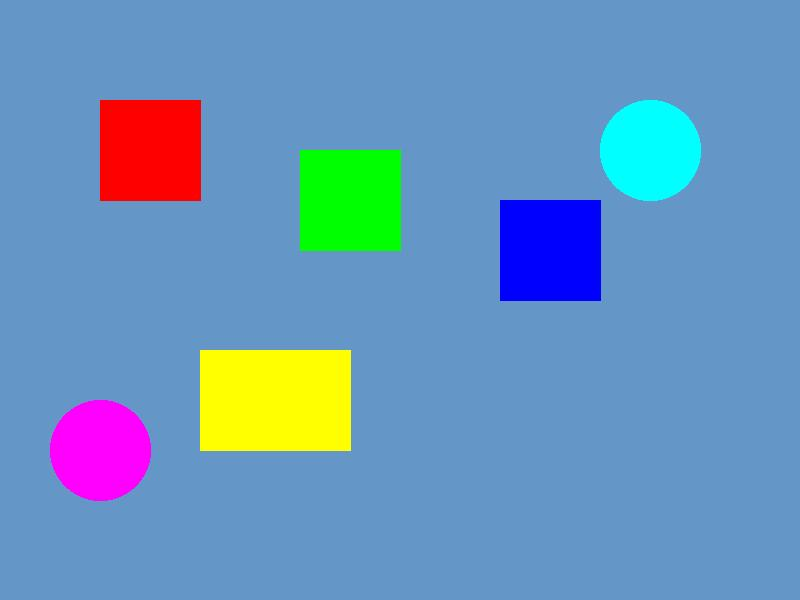
#> input picture images/ref_01.jpg, 800 x 600 px
$ python cli_tool.py images/ref_01.jpg images/test_01.jpg
#> lines starting #> are read from the running program, lines starting #| are printed output that depends on the picture
### image_comparison_tool.py
import cv2
import numpy as np
import matplotlib
matplotlib.use('Agg')  # Use non-interactive backend
import matplotlib.pyplot as plt
import pandas as pd
from datetime import datetime
import os
import random
from typing import List, Tuple, Dict, Any

# Configuration Constants
DEFAULT_SIGNIFICANCE_THRESHOLD = 30.0  # RGB Euclidean distance threshold for significant defects

# Quality Grade Thresholds (pass rate percentages)
# To modify quality standards, change these values:
EXCELLENT_THRESHOLD = 95.0    # 95%+ pass rate = EXCELLENT
GOOD_THRESHOLD = 87.5         # 87.5%+ pass rate = GOOD
ACCEPTABLE_THRESHOLD = 75.0   # 75%+ pass rate = ACCEPTABLE
# Below 75% = FAIL

# Quality Grade Names
GRADE_EXCELLENT = "EXCELLENT"
GRADE_GOOD = "GOOD"
GRADE_ACCEPTABLE = "ACCEPTABLE"
GRADE_FAIL = "FAIL"


class ImageComparisonTool:
    """
    Class for checking and comparing images for visual defects and differences
    """

    def __init__(self, reference_image_path: str, test_image_path: str):
        """
        Initialize the VideoImageChecker

        Args:
            reference_image_path: Path to reference (good) image
            test_image_path: Path to test image (potentially defective)
        """
        self.reference_image_path = reference_image_path
        self.test_image_path = test_image_path
        self.reference_image = None
        self.test_image = None
        self.test_points = []
        self.comparison_results = []
        self.significance_threshold = DEFAULT_SIGNIFICANCE_THRESHOLD  # Configurable threshold

    def set_significance_threshold(self, threshold: float):
        """
        Set the significance threshold for defect detection

        Args:
            threshold: RGB Euclidean distance threshold (default: 30.0)
        """
        if threshold <= 0:
            raise ValueError("Threshold must be positive")
        self.significance_threshold = threshold
        print(f"Significance threshold set to: {threshold}")

    # [8 lines left out: function get_significance_threshold, not called in this run]

    def load_images(self) -> bool:
        """
        Load both images into memory

        Returns:
            bool: True if successful, False otherwise
        """
        try:
            # Load images in color format
            self.reference_image = cv2.imread(self.reference_image_path, cv2.IMREAD_COLOR)
#> self.reference_image is the input picture: shape (600, 800, 3); mean B, G, R 187.3, 148.5, 104.9
            self.test_image = cv2.imread(self.test_image_path, cv2.IMREAD_COLOR)
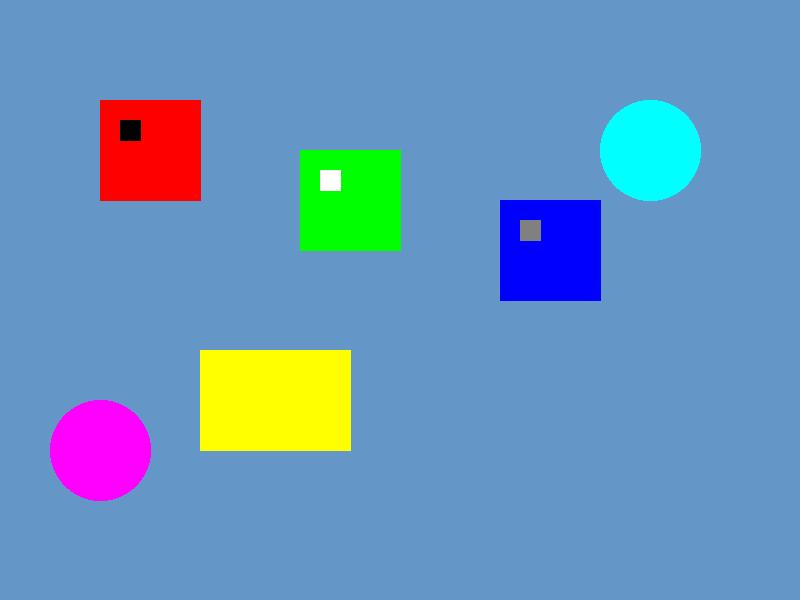
#> input picture images/test_01.jpg, 800 x 600 px
#> self.test_image is the input picture: shape (600, 800, 3); mean B, G, R 187.4, 148.6, 105

            if self.reference_image is None or self.test_image is None:
                print("Error: Cannot load images - check file paths")
                return False

            # Convert BGR to RGB for proper matplotlib display
            self.reference_image = cv2.cvtColor(self.reference_image, cv2.COLOR_BGR2RGB)
            self.test_image = cv2.cvtColor(self.test_image, cv2.COLOR_BGR2RGB)

            print(f"Reference image loaded: {self.reference_image.shape}")
#| Reference image loaded: (600, 800, 3)
            print(f"Test image loaded: {self.test_image.shape}")
#| Test image loaded: (600, 800, 3)

            return True

        except Exception as e:
            print(f"Error loading images: {e}")
            return False

    def generate_test_points(self, num_points: int = 8, method: str = 'random', custom_points: list = None) -> List[Tuple[int, int]]:
        """
        Generate test points on the image for pixel comparison

        Args:
            num_points: Number of test points to generate (default: 8)
            method: Method for point selection ('random', 'grid', 'strategic', 'custom')
            custom_points: List of (x,y) tuples for custom method

        Returns:
            List of (x, y) coordinate tuples
        """
#> called with num_points = 8, method = 'strategic'
        if self.reference_image is None:
            print("Error: Reference image not loaded")
            return []

        height, width = self.reference_image.shape[:2]
        points = []

        if method == 'custom' and custom_points:
            # Use user-provided custom points
            valid_points = []
            for x, y in custom_points:
                if 0 <= x < width and 0 <= y < height:
                    valid_points.append((x, y))
                else:
                    print(f"Warning: Point ({x},{y}) is outside image bounds ({width}x{height}), skipping")
            points = valid_points

        elif method == 'random':
            # Generate random points with margin from edges
            for _ in range(num_points):
                x = random.randint(10, width - 10)
                y = random.randint(10, height - 10)
                points.append((x, y))

        elif method == 'grid':
            # Generate points in a uniform grid pattern
            cols = int(np.sqrt(num_points))
            rows = int(np.ceil(num_points / cols))

            for i in range(rows):
                for j in range(cols):
                    if len(points) >= num_points:
                        break
                    x = int((j + 1) * width / (cols + 1))
                    y = int((i + 1) * height / (rows + 1))
                    points.append((x, y))

        elif method == 'strategic':
            # Test corners and strategic central points
            margin = 50
            candidate_points = [
                (margin, margin),                       # Top-left corner (with margin)
                (width - margin, margin),               # Top-right corner (with margin)
                (margin, height - margin),              # Bottom-left corner (with margin)
                (width - margin, height - margin),      # Bottom-right corner (with margin)
                (width // 2, height // 2),              # Center point
                (width // 4, height // 4),              # Upper-left quarter
                (3 * width // 4, height // 4),          # Upper-right quarter
                (width // 2, 3 * height // 4)           # Lower center
            ]
            points = candidate_points[:num_points]

        self.test_points = points
        print(f"Generated {len(points)} test points using '{method}' method")
#| Generated 8 test points using 'strategic' method
        return points

    def compare_pixels(self) -> List[Dict[str, Any]]:
        """
        Compare RGB values at test points between reference and test images

        Returns:
            List of dictionaries containing comparison results for each point
        """
        if not self.test_points:
            print("Error: No test points generated")
            return []

        if self.reference_image is None or self.test_image is None:
            print("Error: Images not loaded")
            return []

        results = []

        for i, (x, y) in enumerate(self.test_points):
            # Extract RGB values at test point
            ref_pixel = self.reference_image[y, x]
            test_pixel = self.test_image[y, x]

            # Calculate per-channel differences
            r_diff = int(test_pixel[0]) - int(ref_pixel[0])
            g_diff = int(test_pixel[1]) - int(ref_pixel[1])
            b_diff = int(test_pixel[2]) - int(ref_pixel[2])

            # Calculate Euclidean distance (total difference)
            total_diff = np.sqrt(r_diff**2 + g_diff**2 + b_diff**2)

            # Create result dictionary
            result = {
                'point_id': i + 1,
                'coordinates': (x, y),
                'reference_rgb': tuple(map(int, ref_pixel)),
                'test_rgb': tuple(map(int, test_pixel)),
                'rgb_difference': (r_diff, g_diff, b_diff),
                'total_difference': total_diff,
                'is_significant': total_diff > self.significance_threshold  # Use configurable threshold
            }

            results.append(result)
#> this loop made 8 passes
#> test_pixel on passes 1 to 8: [100, 150, 199], [100, 150, 199], [100, 150, 199], [100, 150, 199], [100, 150, 199], [176, 31, 48], [36, 238, 250], [100, 150, 199]
#> after the loop, results = 8 items

        self.comparison_results = results
#> self.comparison_results = 8 items
        print(f"Compared {len(results)} pixel points")
#| Compared 8 pixel points
        return results

    def _calculate_quality_grade(self, pass_rate: float) -> tuple[str, str]:
        """
        Calculate quality grade and description based on pass rate

        Args:
            pass_rate: Pass rate percentage (0-100)

        Returns:
            tuple: (grade, description)
        """
        if pass_rate >= EXCELLENT_THRESHOLD:
            return GRADE_EXCELLENT, "No significant pixel defects detected. Image is suitable for production use."
        elif pass_rate >= GOOD_THRESHOLD:
            return GRADE_GOOD, "Minor pixel defects detected but within acceptable limits. Image quality is good."
        elif pass_rate >= ACCEPTABLE_THRESHOLD:
            return GRADE_ACCEPTABLE, "Some pixel defects detected but still within acceptable range. Consider monitoring."
        else:
            return GRADE_FAIL, "Significant pixel defects detected. Image quality is below acceptable standards."

    def visualize_comparison(self, save_path: str = None):
        """
        Create visual comparison of images with test points and results

        Args:
            save_path: Optional path to save the visualization
        """
        if self.reference_image is None or self.test_image is None:
            print("Error: Images not loaded for visualization")
            return

        if not self.comparison_results:
            print("Error: No comparison results to visualize")
            return

        # Create 2x2 subplot layout
        fig, axes = plt.subplots(2, 2, figsize=(15, 12))
        fig.suptitle('Video Image Quality Comparison Report', fontsize=16, fontweight='bold')

        # Plot 1: Reference image with test points
        axes[0, 0].imshow(self.reference_image)
        axes[0, 0].set_title('Reference Image (Good Quality)', fontsize=12)
        axes[0, 0].axis('off')

        # Mark test points on reference image
        for i, (x, y) in enumerate(self.test_points):
            axes[0, 0].plot(x, y, 'go', markersize=8)
            axes[0, 0].annotate(f'{i+1}', (x, y), xytext=(5, 5),
                              textcoords='offset points', color='white',
                              fontweight='bold', fontsize=10)

        # Plot 2: Test image with colored test points
        axes[0, 1].imshow(self.test_image)
        axes[0, 1].set_title('Test Image (Under Analysis)', fontsize=12)
        axes[0, 1].axis('off')

        # Mark test points with color coding (red = significant difference)
        for i, (x, y) in enumerate(self.test_points):
            color = 'ro' if self.comparison_results[i]['is_significant'] else 'go'
            axes[0, 1].plot(x, y, color, markersize=8)
            axes[0, 1].annotate(f'{i+1}', (x, y), xytext=(5, 5),
                              textcoords='offset points', color='white',
                              fontweight='bold', fontsize=10)

        # Plot 3: Bar chart of differences
        point_labels = [f'P{i+1}' for i in range(len(self.comparison_results))]
#> point_labels = ['P1', 'P2', 'P3', 'P4', 'P5', 'P6', 'P7', 'P8']
        differences = [result['total_difference'] for result in self.comparison_results]
#> differences = [0, 0, 0, 0, 0, 0, 0, 0]

        colors = ['red' if d > self.significance_threshold else 'green' for d in differences]
#> colors = ['green', 'green', 'green', 'green', 'green', 'green', 'green', 'green']
        bars = axes[1, 0].bar(point_labels, differences, color=colors, alpha=0.7)
#> bars = 8 items
        axes[1, 0].set_title('Pixel Difference Values', fontsize=12)
        axes[1, 0].set_ylabel('Total RGB Difference')
        axes[1, 0].set_xlabel('Test Points')
        axes[1, 0].axhline(y=self.significance_threshold, color='orange', linestyle='--',
                          label=f'Significance Threshold ({self.significance_threshold})', linewidth=2)
        axes[1, 0].legend()
        axes[1, 0].grid(True, alpha=0.3)

        # Add value labels on bars
        for bar, diff in zip(bars, differences):
            height = bar.get_height()
            axes[1, 0].text(bar.get_x() + bar.get_width()/2., height + 1,
                          f'{diff:.1f}', ha='center', va='bottom', fontsize=9)
#> this loop made 8 passes

        # Plot 4: Summary table
        axes[1, 1].axis('tight')
        axes[1, 1].axis('off')

        # Create summary table data
        table_data = []
        for result in self.comparison_results:
            status = "FAIL" if result['is_significant'] else "PASS"
            table_data.append([
                f"P{result['point_id']}",
                f"({result['coordinates'][0]}, {result['coordinates'][1]})",
                f"{result['total_difference']:.1f}",
                status
            ])
#> after the loop, table_data = 8 items

        # Add summary row
        significant_count = sum(1 for r in self.comparison_results if r['is_significant'])
#> significant_count = 0
        pass_rate = ((len(self.comparison_results) - significant_count) /
                    len(self.comparison_results) * 100)
#> pass_rate = 100

        table_data.append(["", "", "", ""])  # Separator row
        table_data.append(["SUMMARY", f"{significant_count} failures",
                          f"{pass_rate:.1f}% pass",
                          "PASS" if pass_rate >= 75 else "FAIL"])

        table = axes[1, 1].table(cellText=table_data,
                               colLabels=['Point', 'Location (X,Y)', 'Difference', 'Status'],
                               cellLoc='center',
                               loc='center',
                               cellColours=None)

        table.auto_set_font_size(False)
        table.set_fontsize(9)
        table.scale(1.2, 1.8)
        axes[1, 1].set_title('Test Results Summary', fontsize=12)

        # Color code the summary row
        for i in range(4):
            if len(table_data) > len(self.comparison_results) + 1:
                table[(len(table_data), i)].set_facecolor('#f0f0f0')

        plt.tight_layout()

        if save_path:
            plt.savefig(save_path, dpi=300, bbox_inches='tight')
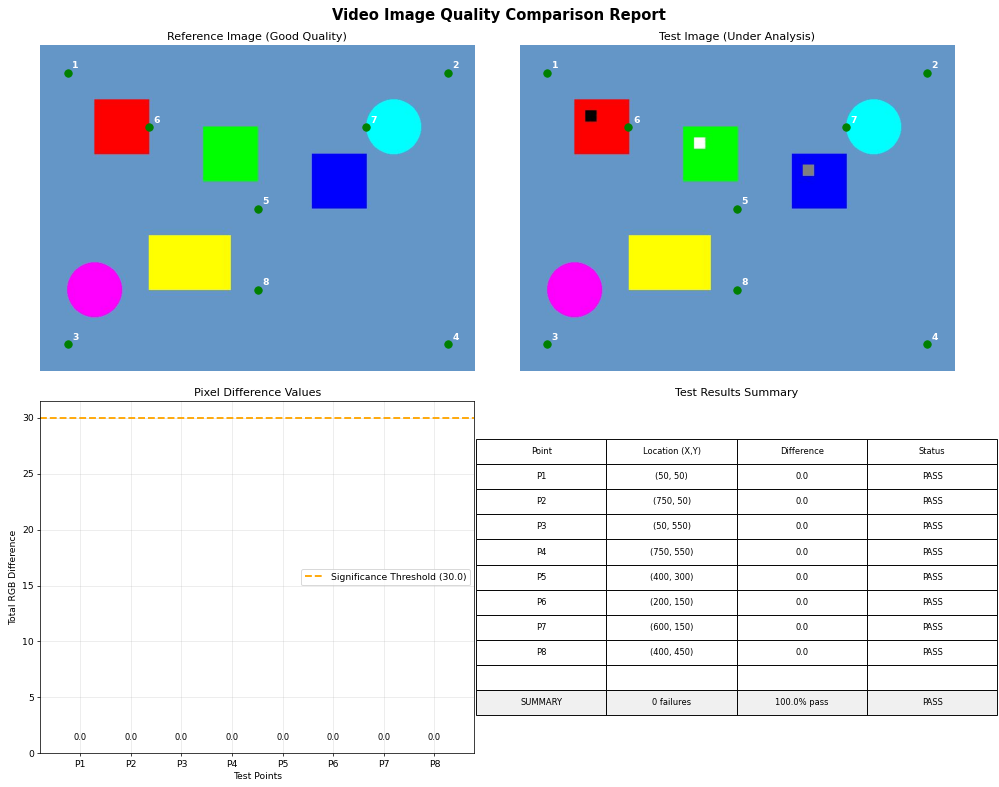
#> figure drawn by matplotlib, 3 panels
            print(f"Visualization saved to: {save_path}")

        # Close the figure to free memory
        plt.close()

    def generate_report(self, output_path: str = None) -> str:
        """
        Generate detailed text report of the comparison

        Args:
            output_path: Optional path to save the report file

        Returns:
            String containing the full report
        """
        if not self.comparison_results:
            return "No comparison results available"

        report_lines = []
        report_lines.append("=" * 80)
        report_lines.append("VIDEO IMAGE QUALITY COMPARISON REPORT")
        report_lines.append("=" * 80)
        report_lines.append(f"Analysis Date: {datetime.now().strftime('%Y-%m-%d %H:%M:%S')}")
        report_lines.append(f"Reference Image: {os.path.basename(self.reference_image_path)}")
        report_lines.append(f"Test Image: {os.path.basename(self.test_image_path)}")
        report_lines.append("")

        # Executive Summary
        significant_failures = sum(1 for result in self.comparison_results
                                 if result['is_significant'])
#> significant_failures = 0
        total_points = len(self.comparison_results)
#> total_points = 8
#> (the rest of the program and of its run is left out)
